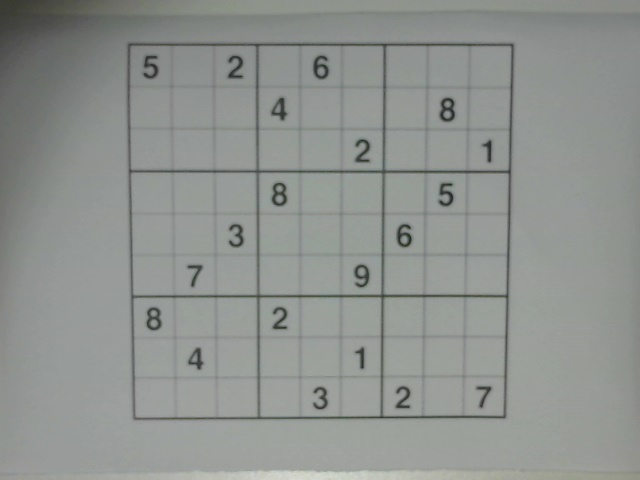
%> input picture VisionSystem/1.jpg, 640 x 480 px
$ octave --eval "solveSudoku('1.jpg');"   (GNU Octave 9; MATLAB toolbox functions it lacks are replaced by stand-ins)
%> lines starting %> are read from the running program, lines starting %| are printed output that depends on the picture; in (x1, y1, x2, y2) boxes, pixels count from 0 and x2, y2 are one past the last pixel; in counts of white or black regions, pixels touching at a corner belong together; the program's own positions count from 1
### VisionSystem/adaptiveThreshold.m
function [ imBinary ] = adaptiveThreshold( im )
%ADAPTIVETHRESHOLD Convert grayscale image to binary image by an adaptive threshold.
%   ADAPTIVETHRESHOLD produces binary image from grayscale images. To do
%   this, it converts the input image to binary by applying an adaptive
%   threshold known as Sauvola's method.
%
%   BW = adaptiveThreshold(I) converts the grayscale image I to black and
%   white.

    %% Constants
    W = 11;
    AREA = W^2;
    RECT = (W-1)/2;
    C = 4;

    %% Gets width and height of the image
    [h,w] = size(im);

    %% Computes the integral image
    II = integralImage(im);

    %% Apply the thresholding

    % Creates the binary image
    imBinary = zeros(h,w);

    for y = RECT+2:h-RECT
        for x = RECT+2:w-RECT
            % Sums up the neighborhood
            windowSum = II(y-RECT-1,x-RECT-1) + II(y+RECT,x+RECT) - II(y-RECT-1,x+RECT) - II(y+RECT,x-RECT-1);
            % Computes the mean
            windowMean = windowSum / (AREA);
            % Define if pixel is foreground or background
            imBinary(y-1,x-1) = im(y,x) < (windowMean-C);
        end
    end
end

### VisionSystem/integralImage.m
function integral = integralImage(im)
%INTEGRALIMAGE Computes the integral of an image, also know as Summed Area Table.
%   INTEGRALIMAGE produces a data structure for quickly and efficiently generate
%   the sum of values in a rectangular subset of a grid. It was introduced
%   in image processing by the Viola뻁ones object detection framework, and
%   is commonly used to sum the rectangular neighborhood of pixel.
%   More details at http://en.wikipedia.org/wiki/Summed_area_table.
%
%   II = INTEGRALIMAGE(I) returns the integral image of I.
    im = double(im);

    % Sum all rows and all columns
    integral = cumsum(cumsum(im,2));
    % Pads the result
    integral = padarray(integral, [1 1], 0, 'pre');
end

### VisionSystem/getSudokuInclination.m
function [ imAngle ] = getSudokuInclination( im )
%GETSUDOKUINCLINATION Computes the inclination angle of the Sudoku puzzle at
%an input image.
%   GETSUDOKUINCLINATION obtains the inclination of the puzzle
%   by applying the Hough Transform in the input image and analyzing the
%   theta angle of the horizontal grid lines (which should be zero when
%   the puzzle is not rotated). The mean of all horizontal lines
%   angles is taken as the inclination of the puzzle.
%
%   A = GETSUDOKUINCLINATION(I) computes the inclination of a Sudoku puzzle
%   in the input image I.

    imCenter = adaptiveThreshold(imcrop(im, [245 165 150 150]));
    imshow(imCenter);

    [H, T, R] = hough(imCenter);
    figure, imshow(imadjust(mat2gray(H)),'XData',T,'YData',R,'InitialMagnification','fit');
    xlabel('\theta'), ylabel('\rho');
    axis on, axis normal;
    title('Transformada de Hough');

    P  = houghpeaks(H,20,'threshold',ceil(0.7*max(H(:))));
    x = T(P(:,2)); y = R(P(:,1));
    %figure, plot(x,y,'s','color','white');
    % Find lines and plot them
    lines = houghlines(imCenter,T,R,P,'FillGap',20,'MinLength',7);
    figure, imshow(imCenter), hold on
    %max_len = 0;

    angleSum = 0;
    lineCount = 0;

    for k = 1:length(lines)
      if (lines(k).theta > -45 && lines(k).theta < 45) % horizontal
          angleSum = angleSum + lines(k).theta;
          lineCount = lineCount + 1;
      end

       xy = [lines(k).point1; lines(k).point2];
       plot(xy(:,1),xy(:,2),'LineWidth',2,'Color','green');

       % [12 lines of commented-out code are left out]
    end

    hold off;

    imAngle = angleSum / lineCount;
end

### VisionSystem/detectSudokuGrid.m
function [ imGrid ] = detectSudokuGrid( im )
%DETECTSUDOKUGRID Detects the Sudoku grid area in an binary image.
%   DETECTSUDOKUGRID detects the grid by using a series of morphological
%   operations. First, it fills the image regions and holes. All the
%   connected components (regions) are then identified and the area of each
%   region is computed. The function assumes that the greatest area
%   identified represents the Sudoku grid.
%
%   G = DETECTSUDOKUGRID(I) Returns a mask that identifies the Sudoku puzzle in the
%   image I.
    imFilled = imfill(im, 'holes');
    figure, imshow(imFilled);

    imOpen = bwareaopen(imFilled, 20000);

    % Determine the connected components
    CC = bwconncomp(imOpen);
    % Compute the area of each component
    S = regionprops(CC, 'Area');
    % Remove small objects
    L = labelmatrix(CC);
    imGrid = ismember(L, find([S.Area] >= max(S.Area)));
    figure, imshow(imGrid);
end

### VisionSystem/getSudokuCells.m
function [ lines, points ] = getSudokuCells( im )
%GETSUDOKUCELLS Locates the cells of the Sudoku puzzle at an input image.
%   GETSUDOKUCELLS locates the cells of the Sudoku puzzle by calculating
%   intersection points of the grid lines, obtained with Hough Transform.
%   The points are computed by solving linear systems composed of vertical
%   and horizontal lines pairs.
%
%   [LINES, POINTS] = GETSUDOKUCELLS(I) locates grid lines and cells points
%   of a Sudoku puzzle in the input image I.

    [h,w] = size(im);

    [H, T, R] = hough(im);
    P  = houghpeaks(H,25,'threshold',ceil(0.6*max(H(:))));
    x = T(P(:,2)); y = R(P(:,1));
    %figure, plot(x,y,'s','color','white');
    % Find lines and plot them
    lines = houghlines(im,T,R,P,'FillGap',100,'MinLength',7);
    figure, imshow(im), hold on;

    hcount = 0;
    vcount = 0;
    pcount = 1;

    horizontals = zeros(10, 2, 2);
    verticals = zeros(10, 2, 2);
    points = zeros(100, 2);

    for k = 1:length(lines)
        % rho = x*cos(theta) + y*sin(theta)
       if (lines(k).theta > -45 && lines(k).theta < 45) % horizontal
           vcount = vcount + 1;

           y = [0 h];
           x = [(lines(k).rho/cosd(lines(k).theta)) ((lines(k).rho - h*sind(lines(k).theta))/cosd(lines(k).theta))];

           verticals(vcount, 1, :) = x;
           verticals(vcount, 2, :) = y;
       else
           hcount = hcount + 1;

           x = [0 w];
           y = [(lines(k).rho/sind(lines(k).theta)) ((lines(k).rho - w*cosd(lines(k).theta))/sind(lines(k).theta))];

           horizontals(hcount, 1, :) = x;
           horizontals(hcount, 2, :) = y;
       end

       plot(x, y,'LineWidth',2,'Color','green');

       % [12 lines of commented-out code are left out]
    end

    for x = 1:hcount
        for y=1:vcount
            % [4 lines of commented-out code are left out]

            [xi,yi] = polyxpoly(horizontals(x,1,:),horizontals(x,2,:), verticals(y,1,:),verticals(y,2,:));

            points(pcount,:) = [xi,yi];
            pcount = pcount + 1;

            plot(xi,yi,'x','LineWidth',5,'Color','red');
        end
    end

    hold off;

    points = ceil(points);
end

### VisionSystem/solveSudoku.m
function solveSudoku(im)
%> called with im = '1.jpg'
%SOLVESUDOKU Detects and solves a Sudoku puzzle at an image.

    close all;

    %% Open the image from file
    imInput = imread(im);
%> imInput is the input picture: size 480x640x3 uint8; mean R, G, B 143.1, 146.9, 143.5
    imshow(imInput);

    %% Convert RGB image to grayscale
    imGray = rgb2gray(imInput);
    figure, imshow(imGray);

    %% Corrects the Sudoku grid inclination
    figure, imshow(adaptiveThreshold(imGray));
%> after the loop in adaptiveThreshold, `for y = RECT+2:h-RECT`:
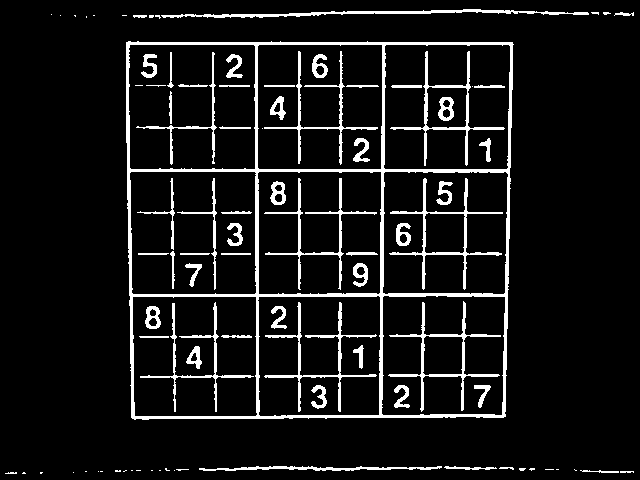
%> imBinary: size 480x640 double; values 0 (black) and 1 (white), 8.3% white; 91 white regions (34 under 20 px), largest, box (x1, y1, x2, y2) and area: (126, 41, 514, 420) 9863, (161, 9, 589, 18) 1202, (388, 301, 501, 412) 1190

    imAngle = getSudokuInclination(imGray);
%> in getSudokuInclination, `[H, T, R] = hough(imCenter);`:
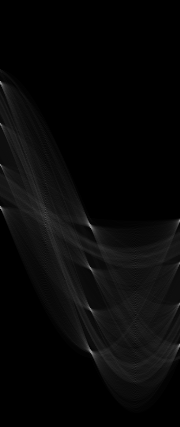
%> H: size 427x180 double; min 0, max 140, mean 8.1
%> in getSudokuInclination, `[H, T, R] = hough(imCenter);`: T = 180 values from -90 to 89; R = 427 values from -213 to 213
%> in getSudokuInclination, `imshow(imadjust(mat2gray(H)),'XData',T,'YData',R,'InitialMagnification`:
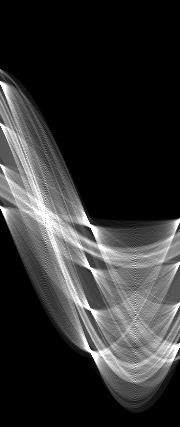
%> displayed picture: size 427x180, on the screen's scale of 0 to 255; min 0, max 255, mean 49.6
%> in getSudokuInclination, `P  = houghpeaks(H,20,'threshold',ceil(0.7*max(H(:))));`: P = [83 1; 207 1; 226 91; 351 91; 269 91; 310 91; 165 1; 124 1]
%> in getSudokuInclination, `x = T(P(:,2))`: x = [-90 -90 0 0 0 0 -90 -90]
%> in getSudokuInclination, `y = R(P(:,1))`: y = [-131 -7 12 137 55 96 -49 -90]
%> in getSudokuInclination, `lines = houghlines(imCenter,T,R,P,'FillGap',20,'MinLength',7);`: lines = 8 lines; point1 to point2 (x, y): (6, 132) to (145, 132), (6, 8) to (145, 8), (13, 6) to (13, 145), (138, 6) to (138, 145), (56, 6) to (56, 145), (97, 6) to (97, 145), (6, 50) to (141, 50), (6, 91) to (140, 91)
%> the loop in getSudokuInclination, `for k = 1:length(lines)` made 8 passes
%> xy on passes 1 to 8: [6 132; 145 132], [6 8; 145 8], [13 6; 13 145], [138 6; 138 145], [56 6; 56 145], [97 6; 97 145], [6 50; 141 50], [6 91; 140 91]
%> in getSudokuInclination, `imAngle = angleSum / lineCount;`: imAngle = 0
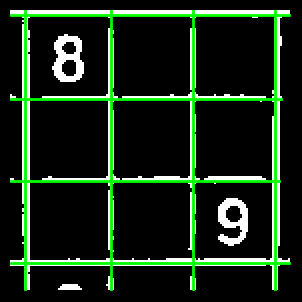
%> figure redrawn from the program's plot data; shown 2 times larger
%> imAngle = 0
    imNoInclination = imrotate(imGray, imAngle, 'bicubic');
    figure, imshow(imNoInclination);

    %% Convert the result to a binary image
    imBinary = adaptiveThreshold(imNoInclination);
    figure, imshow(imBinary);

    %% Detects the Sudoku grid on the image and remove other elements (noise)
    imGrid = detectSudokuGrid(imBinary);
%> in detectSudokuGrid, `imOpen = bwareaopen(imFilled, 20000);`:
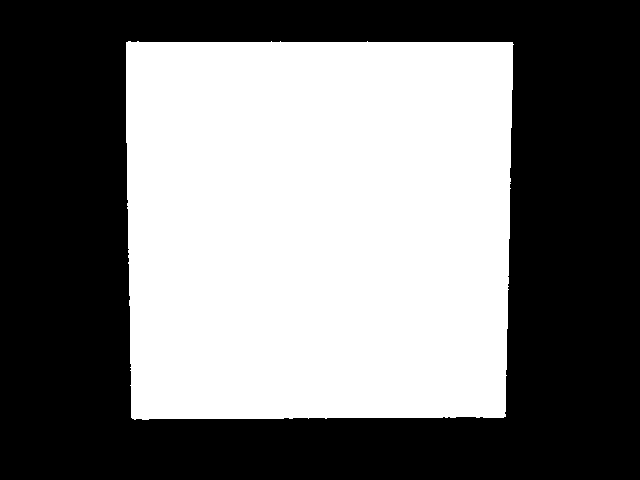
%> imOpen: size 480x640 logical; 46.7% white; 1 white region, box (x1, y1, x2, y2) and area: (126, 41, 514, 420) 143532
%> in detectSudokuGrid, `CC = bwconncomp(imOpen);`: CC = 1 connected component
%> in detectSudokuGrid, `S = regionprops(CC, 'Area');`: S = 1 region; Area: 143532
    imProcessing = imBinary & imGrid;
%> imProcessing: size 480x640 logical; 7.6% white; 52 white regions (3 under 20 px), largest, box (x1, y1, x2, y2) and area: (126, 41, 514, 420) 9863, (388, 301, 501, 412) 1190, (389, 178, 503, 290) 1157
    figure, imshow(imProcessing);

    %% Locates the cells of the Sudoku grid on the image
    [lines,points] = getSudokuCells(imProcessing);
%> in getSudokuCells, `[H, T, R] = hough(im);`:
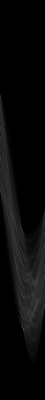
%> H: size 1599x180 double (shown at 1/4 size); min 0, max 388, mean 14.5; drawn with min black and max white
%> in getSudokuCells, `[H, T, R] = hough(im);`: R = 1599 values from -799 to 799
%> in getSudokuCells, `P  = houghpeaks(H,25,'threshold',ceil(0.6*max(H(:))));`: P = 20 rows, first 12: [756 1; 629 1; 505 1; 925 90; 1057 91; 384 1; 1311 92; 1182 91; 1269 92; 1099 91; 1228 92; 588 1]
%> in getSudokuCells, `x = T(P(:,2))`: x = 20 values, max 1 at index 7, min -90 at index 1, mean -45
%> in getSudokuCells, `y = R(P(:,1))`: y = 20 values, max 511 at index 7, min -416 at index 6, mean 43.65
%> in getSudokuCells, `lines = houghlines(im,T,R,P,'FillGap',100,'MinLength',7);`: lines = 32 lines; longest, point1 to point2 (x, y): (127, 45) to (514, 45), (127, 87) to (513, 87), (127, 128) to (512, 128), (128, 172) to (510, 172), (129, 213) to (510, 213), (130, 254) to (509, 254)
%> the loop in getSudokuCells, `for k = 1:length(lines)` made 32 passes
%> (y, x) on passes 4, 5, 7, 8, 9, 10, 11, 12: ([0 480], [125 133.4]), ([0 480], [257 257]), ([0 480], [511.1 502.7]), ([0 480], [511.1 502.7]), ([0 480], [511.1 502.7]), ([0 480], [511.1 502.7]), ([0 480], [511.1 502.7]), ([0 480], [382 382])
%> after the loop in getSudokuCells, `for k = 1:length(lines)`:
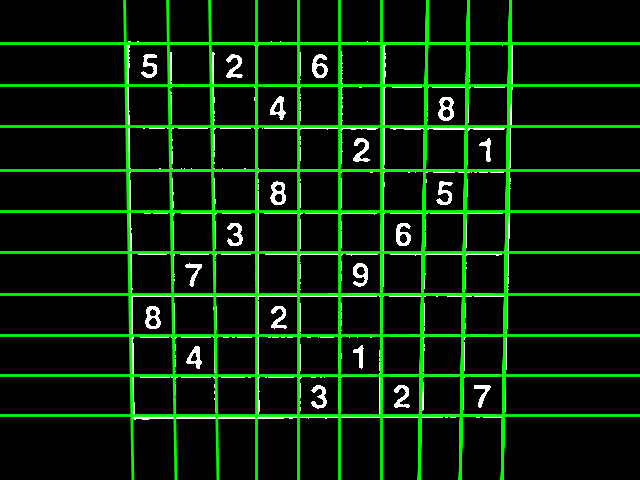
%> figure redrawn from the program's plot data
%> the loop in getSudokuCells, `for x = 1:hcount` made 1 pass
%> the run ends on the next line


    points = sortrows(points);
    pointsByColumn = zeros(10:10:2);
    for k=0:9
    pointsByColumn(k+1,:,:) = sortrows(points(k*10+1:k*10+10,:), 2);
    end

    %% Recognizes the puzzle
    load('TEMPLATES.mat')
    sudoku = zeros(9,9);

    cells = zeros(9, 9, 4);

    for x=1:9
    for y=1:9
        pTopLeft    = pointsByColumn(x,y,:);
        pTopRight   = pointsByColumn(x+1,y,:);
        pBottomLeft = pointsByColumn(x,y+1,:);

        widthCell = pTopRight(1)-pTopLeft(1);
        heightCell = pBottomLeft(2)-pTopLeft(2);

        marginHeight = ceil(0.10 * heightCell);
        marginWidth = ceil(0.10 * widthCell);

        sizeCell = [pTopLeft(1)+marginWidth, pTopLeft(2)+marginHeight, widthCell-2*marginWidth, heightCell-2*marginHeight];
        cells(x,y,:) = sizeCell;

        imCell = imclearborder( imcrop(imProcessing, sizeCell) );
        %figure, imshow(imCell), hold on;

        L = bwlabel(imCell);
        s = regionprops(L, 'Area', 'BoundingBox');

        if (not(isempty(s)))
            nFeature = 0;
            maxFeatureArea = 0;
            for k=1:size(s,1)
                if (s(k).Area > maxFeatureArea)
                    maxFeatureArea = s(k).Area;
                    nFeature = k;
                end
            end

            % More than 30% of the cell area: assumed to be a clue
            if (maxFeatureArea >= 0.05 * widthCell * heightCell)
                %rectangle('Position', s(nFeature).BoundingBox, 'EdgeColor','c', 'LineWidth', 1);
                sudoku(y,x) = ocr( imcrop(imCell, s(nFeature).BoundingBox), TEMPLATES );
            end
        end

        %hold off;
    end
    end

    hold off;

    %% Solves the puzle
    %sudoku
    solved = backtrackSudoku(sudoku);

    %solved = [5,8,2,1,6,3,4,7,9;3,6,1,4,9,7,5,8,2;7,9,4,5,8,2,3,6,1;4,2,9,8,1,6,7,5,3;1,5,3,7,2,4,6,9,8;6,7,8,3,5,9,1,2,4;8,3,7,2,4,5,9,1,6;2,4,6,9,7,1,8,3,5;9,1,5,6,3,8,2,4,7;];
    displaySudokuSolution(sudoku, solved);

    %% Projects the solution to an output image
    imSolution = projectSudokuSolution(imProcessing,cells,sudoku,solved);
    imFinal = imoverlay(imProcessing,~imSolution,[1 1 1]);
    figure, imshow(imFinal);

    imMask = imrotate(imSolution, imAngle*-1, 'bicubic');

    [hm,wm] = size(imMask);
    [h,w,z] = size(imInput);

    wd = wm - w;
    hd = hm - h;
    wmargin = fix(wd/2);
    hmargin = fix(hd/2);

    %imMask2 = imcrop(imMask, [wmargin, hmargin, w, h]);

    imMask2 = imMask(hmargin+1:hmargin+h, wmargin+1:wmargin+w);
    imResult = imoverlay(imInput,~imMask2,[0.19 0.20 0.20]);
    figure, imshow(imResult);

$ run again, on VisionSystem/2.jpg
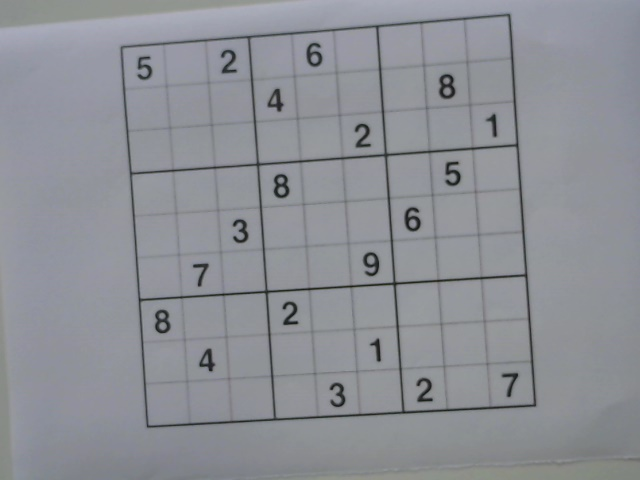
%> input picture VisionSystem/2.jpg, 640 x 480 px
%> in solveSudoku, imInput is the input picture: size 480x640x3 uint8; mean R, G, B 141.3, 143.8, 150
%> im: size 151x151 double
%> in getSudokuInclination, `[H, T, R] = hough(imCenter);`: T = 180 values from -90 to 89; R = 427 values from -213 to 213
%> in getSudokuInclination, `P  = houghpeaks(H,20,'threshold',ceil(0.7*max(H(:))));`: P = [226 87; 342 177; 311 87; 269 87; 257 177; 299 177]
%> in getSudokuInclination, `x = T(P(:,2))`: x = [-4 86 -4 -4 86 86]
%> in getSudokuInclination, `y = R(P(:,1))`: y = [12 128 97 55 43 85]
%> in getSudokuInclination, `lines = houghlines(imCenter,T,R,P,'FillGap',20,'MinLength',7);`: lines = 26 lines; longest, point1 to point2 (x, y): (13, 6) to (23, 145), (56, 6) to (66, 145), (99, 6) to (108, 145), (113, 121) to (127, 121), (70, 124) to (84, 124), (27, 127) to (41, 127)
%> the loop in getSudokuInclination, `for k = 1:length(lines)` made 26 passes
%> (angleSum, xy) on passes 1, 10, 11: (-4, [13 6; 23 145]), (-8, [99 6; 108 145]), (-12, [56 6; 66 145])
%> in getSudokuInclination, `imAngle = angleSum / lineCount;`: imAngle = -4
%> in solveSudoku, `imAngle = getSudokuInclination(imGray);`:
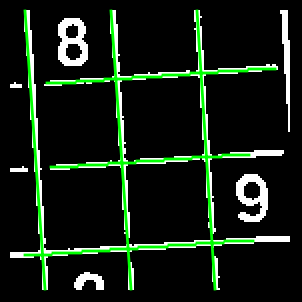
%> figure redrawn from the program's plot data; shown 2 times larger
%> im: size 524x672 double
%> imFilled: size 524x672 double; values 0 (black) and 1 (white), 46% white; 50 white regions (37 under 20 px), largest, box (x1, y1, x2, y2) and area: (148, 48, 542, 443) 152227, (5, 478, 563, 518) 3212, (638, 121, 666, 518) 2269
%> imOpen: size 524x672 logical; 43.2% white; 1 white region, box (x1, y1, x2, y2) and area: (148, 48, 542, 443) 152227
%> CC = 1 connected component
%> S = 1 region; Area: 152227
%> imProcessing: size 524x672 logical; 6.8% white; 34 white regions, largest, box (x1, y1, x2, y2) and area: (148, 48, 542, 443) 9555, (413, 56, 535, 176) 1318, (413, 317, 534, 436) 1276
%> in getSudokuCells, `[H, T, R] = hough(im);`: R = 1703 values from -851 to 851
%> in getSudokuCells, `P  = houghpeaks(H,25,'threshold',ceil(0.6*max(H(:))));`: P = 20 rows, first 12: [1390 91; 910 180; 421 2; 543 1; 671 1; 1258 91; 1129 91; 1002 91; 1302 91; 1345 91; 1214 91; 586 1]
%> in getSudokuCells, `x = T(P(:,2))`: x = 20 values, max 89 at index 2, min -90 at index 4, mean -27
%> in getSudokuCells, `y = R(P(:,1))`: y = 20 values, max 538 at index 1, min -431 at index 3, mean 64.7
%> in getSudokuCells, `lines = houghlines(im,T,R,P,'FillGap',100,'MinLength',7);`: lines = 32 lines; longest, point1 to point2 (x, y): (539, 49) to (539, 443), (494, 49) to (494, 442), (451, 50) to (451, 441), (150, 138) to (541, 138), (150, 435) to (540, 441), (150, 392) to (540, 398)
%> the loop in getSudokuCells, `for k = 1:length(lines)` made 32 passes
%> (x, y) on passes 2 to 9: ([0 672], [58.01 46.28]), ([0 672], [58.01 46.28]), ([0 672], [58.01 46.28]), ([0 672], [58.01 46.28]), ([0 672], [58.01 46.28]), ([0 672], [58.01 46.28]), ([0 672], [58.01 46.28]), ([0 672], [431.1 442.8])
%> after the loop in getSudokuCells, `for k = 1:length(lines)`:
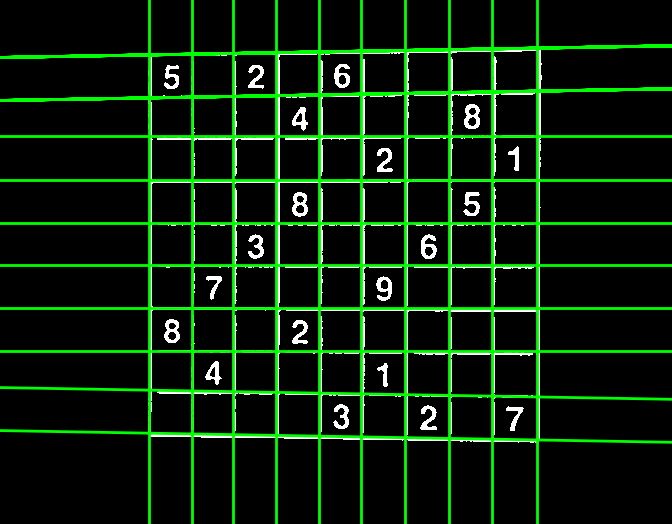
%> figure redrawn from the program's plot data
%> the loop in getSudokuCells, `for x = 1:hcount` made 1 pass
